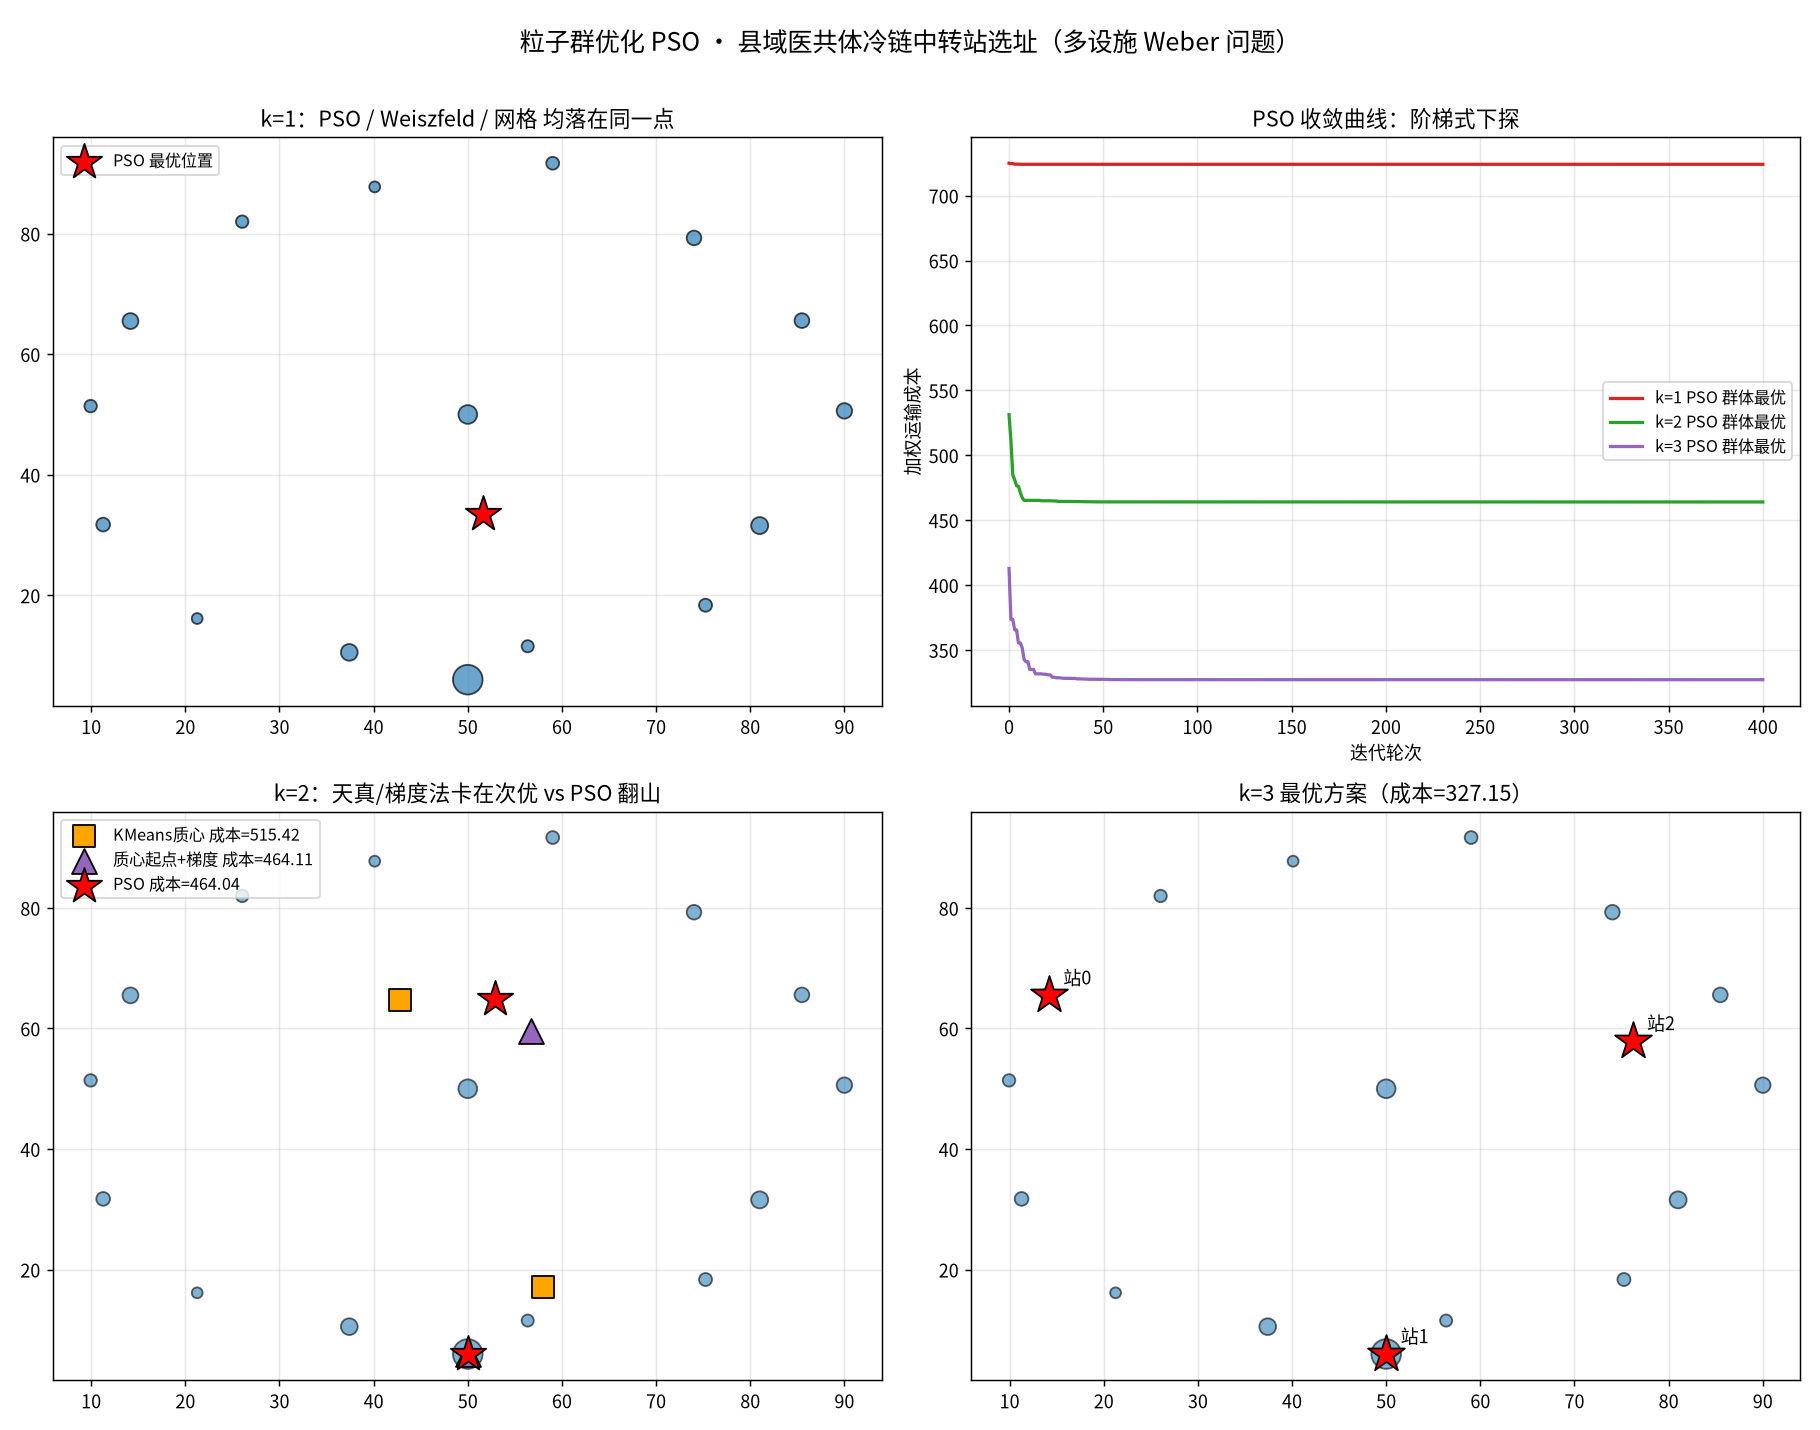

Recreate this plot in Python.
# -*- coding: utf-8 -*-
"""
subject: mathematical-modeling
level:   L5 算法（元启发式 / 群体智能）
anchor:  Day44 - 粒子群优化 PSO：县域医共体冷链中转站连续选址（多设施 Weber 问题）
goal:    用连续型群体智能算法 PSO，求解"k 个中转站选址使加权运输距离最小"的非凸多峰
         连续优化问题；并与梯度类方法、多起点局部搜索、以及 k=1 时的 Weiszfeld 解析迭代
         交叉验证，讲清"梯度走不出去、PSO 能翻山"的机制差异。

运行：cd /home/ubuntu/Note && ./.venv/bin/python "Mathematical_Modeling/08 - Python/daily/2026-10-13/pso_facility_location.py"
"""

import os
import numpy as np
import matplotlib
matplotlib.use("Agg")
import matplotlib.pyplot as plt
from matplotlib import font_manager

# ---------------------------------------------------------------- 中文字体
def setup_cjk_font():
    """注册系统 CJK 字体，避免图中中文乱码（Noto Sans CJK / 文泉驿）。"""
    candidates = [
        "/usr/share/fonts/opentype/noto/NotoSansCJK-Regular.ttc",
        "/usr/share/fonts/truetype/wqy/wqy-zenhei.ttc",
    ]
    for path in candidates:
        if os.path.exists(path):
            font_manager.fontManager.addfont(path)
            name = font_manager.FontProperties(fname=path).get_name()
            plt.rcParams["font.sans-serif"] = [name]
            plt.rcParams["axes.unicode_minus"] = False
            return name
    plt.rcParams["axes.unicode_minus"] = False
    return None


# ---------------------------------------------------------------- 问题数据
def make_demand_points(seed=7):
    """20 个村卫生室的坐标（km）与疫苗需求权重。

    刻意设计成 3 个"聚落 + 一个远处孤点"的簇状分布：
    局部最优极多（每个聚落中心都像"最优"），逼梯度类方法卡住。
    """
    rng = np.random.default_rng(seed)
    # 一个"环 + 圆心 + 孤点"的刻意地貌：
    # 难点在于：单一设施放圆心得".中间解"，放环上某个点会卡在局部最优;
    # 多设施时各站会"抢"同一个聚落，天真方法极易漏掉环上的点。
    angles = np.linspace(0, 2 * np.pi, 14, endpoint=False)
    ring = np.column_stack([50 + 40 * np.cos(angles), 50 + 40 * np.sin(angles)])
    ring += rng.normal(0, 2.0, ring.shape)
    core = np.array([[50.0, 50.0]])
    outlier = np.array([[50.0, 6.0]])   # 环下方的偏远重镇（需求大）
    pts = np.vstack([ring, core, outlier])
    wts = np.concatenate([
        rng.uniform(0.6, 1.6, size=len(ring)),   # 环上点权重小
        np.array([1.8]),                          # 圆心中权重
        np.array([4.5]),                          # 孤点大权重——拉偏重心
    ])
    return pts, wts


def total_cost(facilities, pts, wts):
    """加权运输成本 = Σ_i w_i · min_j ||x_i - c_j||₂（欧氏距离，km·需求单位）。

    facilities: shape (k, 2)
    """
    facilities = np.asarray(facilities, dtype=float).reshape(-1, 2)
    # (n, k) 距离矩阵
    d = np.linalg.norm(pts[:, None, :] - facilities[None, :, :], axis=2)
    return float(np.sum(wts * d.min(axis=1)))


# ---------------------------------------------------------------- 主角：PSO
def pso_facility_location(pts, wts, k, n_particles=60, iters=400,
                          w=0.72, c1=1.49445, c2=1.49445, seed=0,
                          bounds=(0.0, 100.0)):
    """粒子群优化：k 个中转站连续选址。

    每个粒子 = 一个 k×2 的坐标摊平成长度 2k 的向量（位置）。
    速度按标准 PSO 更新：v ← w·v + c1·r1·(pbest-x) + c2·r2·(gbest-x)。
    pbest = 粒子历史最优（个体经验），gbest = 群体历史最优（集体经验）。
    """
    rng = np.random.default_rng(seed)
    lo, hi = bounds
    dim = 2 * k

    # 初始化：位置在界内均匀撒点，速度取界宽的 10%
    x = rng.uniform(lo, hi, size=(n_particles, dim))
    v = rng.uniform(-0.1, 0.1, size=(n_particles, dim)) * (hi - lo)

    # 评估初始适应度
    fit = np.array([total_cost(x[i].reshape(k, 2), pts, wts) for i in range(n_particles)])
    pbest = x.copy()
    pbest_fit = fit.copy()
    g_idx = int(np.argmin(pbest_fit))
    gbest = pbest[g_idx].copy()
    gbest_fit = float(pbest_fit[g_idx])

    history = [gbest_fit]           # 每轮记录群体最优（收敛曲线）
    for _ in range(iters):
        r1 = rng.random((n_particles, dim))
        r2 = rng.random((n_particles, dim))
        v = w * v + c1 * r1 * (pbest - x) + c2 * r2 * (gbest[None, :] - x)
        # 限速，防止粒子"飞出太阳系"
        v_max = 0.2 * (hi - lo)
        v = np.clip(v, -v_max, v_max)
        x = np.clip(x + v, lo, hi)      # 触界则吸附在边界

        fit = np.array([total_cost(x[i].reshape(k, 2), pts, wts) for i in range(n_particles)])
        improved = fit < pbest_fit
        pbest[improved] = x[improved]
        pbest_fit[improved] = fit[improved]
        g_idx = int(np.argmin(pbest_fit))
        if pbest_fit[g_idx] < gbest_fit:
            gbest_fit = float(pbest_fit[g_idx])
            gbest = pbest[g_idx].copy()
        history.append(gbest_fit)

    return gbest.reshape(k, 2), gbest_fit, np.array(history)


# ---------------------------------------------------------------- 独立裁判
def weiszfeld_k1(pts, wts, iters=2000, tol=1e-12):
    """k=1 的经典解析迭代法（Weiszfeld 算法）——给单设施问题一个"真值"。"""
    x = np.average(pts, axis=0, weights=wts)
    for _ in range(iters):
        d = np.linalg.norm(pts - x, axis=1)
        d = np.maximum(d, 1e-12)
        ratio = wts / d
        x_new = np.sum(pts * ratio[:, None], axis=0) / np.sum(ratio)
        if np.linalg.norm(x_new - x) < tol:
            x = x_new
            break
        x = x_new
    return x


def brute_force_grid_k(pts, wts, k, grid=60):
    """网格暴力枚举（独立裁判）：
    对 k 个站点做全组合网格搜索，得到该分辨率下的"准全局最优"。
    规模 = C(grid^2, k) 太大，故只对 k=1 全网格、k>=2 用粗网格 + 组合抽样。
    """
    g = np.linspace(0, 100, grid)
    GX, GY = np.meshgrid(g, g)
    cells = np.column_stack([GX.ravel(), GY.ravel()])
    if k == 1:
        best, bx = np.inf, None
        for c in cells:
            val = total_cost(c.reshape(1, 2), pts, wts)
            if val < best:
                best, bx = val, c
        return bx.reshape(1, 2), best
    # k>=2：网格点上随机组合采样（Monte-Carlo 式粗裁判，只作下界参照）
    rng = np.random.default_rng(123)
    best, bx = np.inf, None
    for _ in range(200000):
        idx = rng.choice(len(cells), size=k, replace=False)
        cand = cells[idx]
        val = total_cost(cand, pts, wts)
        if val < best:
            best, bx = val, cand
    return bx, best


def multistart_local(pts, wts, k, n_starts=60, seed=1, maxiter=2000, method="Nelder-Mead"):
    """对照：多次随机起点 + 局部搜索，模拟"梯度类/局部"方法。

    n_starts / maxiter 是"计算预算"：预算小 → 局部方法容易被非凸地形困住。
    method="L-BFGS-B" 时用数值梯度，代表 Day33 讲过的拟牛顿法（真·梯度类）。
    """
    from scipy.optimize import minimize
    rng = np.random.default_rng(seed)
    best, bx = np.inf, None
    for _ in range(n_starts):
        x0 = rng.uniform(0, 100, size=2 * k)
        opts = {"maxiter": maxiter}
        if method == "Nelder-Mead":
            opts.update({"xatol": 1e-4, "fatol": 1e-4})
        res = minimize(lambda z: total_cost(z.reshape(k, 2), pts, wts), x0,
                       method=method, options=opts)
        # 局部方法也要保证解不离边界
        xb = np.clip(res.x, 0, 100)
        fv = total_cost(xb.reshape(k, 2), pts, wts)
        if fv < best:
            best, bx = float(fv), xb.reshape(k, 2)
    return bx, best


def kmeans_centroid_heuristic(pts, wts, k, seed=0, n_restart=3):
    """天真方案：把需求点按"加权 KMeans"聚成 k 簇、各站建在簇质心。
    这是很多人第一反应的做法，但它只在"簇结构干净"时才对——
    本课实例里它会漏掉孤点/远簇，成本明显偏高。
    """
    from sklearn.cluster import KMeans
    best, bx = np.inf, None
    for s in range(n_restart):
        km = KMeans(n_clusters=k, n_init=1, random_state=seed + s)
        km.fit(pts, sample_weight=wts)
        val = total_cost(km.cluster_centers_, pts, wts)
        if val < best:
            best, bx = float(val), km.cluster_centers_
    return bx, best


# ---------------------------------------------------------------- 主流程
def main():
    font = setup_cjk_font()
    print(f"[字体] 使用中文字体：{font}")

    pts, wts = make_demand_points(seed=7)
    n = len(pts)
    print(f"需求点数 n = {n}；总需求权重 = {wts.sum():.2f}")

    results = {}

    # ---------- k = 1：单设施（有 Weiszfeld 真值可比） ----------
    k = 1
    fac_pso, cost_pso, hist_pso = pso_facility_location(pts, wts, k, seed=0)
    fac_w, cost_w = weiszfeld_k1(pts, wts), None
    cost_w = total_cost(fac_w.reshape(1, 2), pts, wts)
    fac_grid, cost_grid = brute_force_grid_k(pts, wts, k, grid=200)
    print("\n===== k = 1（单中转站）=====")
    print(f"[PSO]       成本 = {cost_pso:.4f}  位置 = {np.round(fac_pso.ravel(), 3)}")
    print(f"[Weiszfeld] 成本 = {cost_w:.4f}  位置 = {np.round(fac_w, 3)}")
    print(f"[网格暴力]  成本 = {cost_grid:.4f}  位置 = {np.round(fac_grid.ravel(), 3)}")
    results["k1"] = dict(pso=(fac_pso, cost_pso, hist_pso),
                         weiszfeld=(fac_w.reshape(1, 2), cost_w),
                         grid=(fac_grid, cost_grid))

    # ---------- k = 2：两设施（多峰，局部/天真方法易卡） ----------
    k = 2
    # 只给少量起点的局部搜索（"预算受限"的局部方法）
    fac_loc, cost_loc = multistart_local(pts, wts, k, n_starts=3, seed=1, maxiter=400)
    fac_one, cost_one = multistart_local(pts, wts, k, n_starts=1, seed=9, maxiter=400)
    fac_grad, cost_grad = multistart_local(pts, wts, k, n_starts=1, seed=9, maxiter=400,
                                           method="L-BFGS-B")
    fac_km, cost_km = kmeans_centroid_heuristic(pts, wts, k, seed=0)
    # 现实中最常见的做法：用天真的 KMeans 质心当起点，再开梯度法“微调”。
    # 结果：梯度法被锁在KMeans解附近，只能小改进——这就是局部方法的"真坑"。
    from scipy.optimize import minimize as _min
    _r = _min(lambda z: total_cost(z.reshape(k, 2), pts, wts), fac_km.ravel(),
              method="L-BFGS-B", options={"maxiter": 800})
    _x = np.clip(_r.x, 0, 100)
    fac_grad2, cost_grad2 = _x.reshape(k, 2), total_cost(_x.reshape(k, 2), pts, wts)
    fac_pso2, cost_pso2, hist2 = pso_facility_location(pts, wts, k, seed=3)
    fac_ref, cost_ref = brute_force_grid_k(pts, wts, k)
    print("\n===== k = 2（两座中转站）=====")
    print(f"[KMeans 质心]  成本 = {cost_km:.4f}  位置 = {np.round(fac_km, 3).tolist()}")
    print(f"[KMeans起点+梯度微调] 成本 = {cost_grad2:.4f}  位置 = {np.round(fac_grad2, 3).tolist()}")
    print(f"[单起点梯度(L-BFGS)] 成本 = {cost_grad:.4f}  位置 = {np.round(fac_grad, 3).tolist()}")
    print(f"[单起点局部]   成本 = {cost_one:.4f}  位置 = {np.round(fac_one, 3).tolist()}")
    print(f"[局部搜索 x3]  成本 = {cost_loc:.4f}  位置 = {np.round(fac_loc, 3).tolist()}")
    print(f"[PSO]          成本 = {cost_pso2:.4f}  位置 = {np.round(fac_pso2, 3).tolist()}")
    print(f"[网格粗裁判]   成本 = {cost_ref:.4f}")
    results["k2"] = dict(km=(fac_km, cost_km), grad2=(fac_grad2, cost_grad2),
                         grad=(fac_grad, cost_grad),
                         one=(fac_one, cost_one), local=(fac_loc, cost_loc),
                         pso=(fac_pso2, cost_pso2, hist2), ref=(fac_ref, cost_ref))

    # ---------- k = 3：四簇结构，PSO 优势更明显 ----------
    k = 3
    fac_km3, cost_km3 = kmeans_centroid_heuristic(pts, wts, k, seed=0)
    fac_loc3, cost_loc3 = multistart_local(pts, wts, k, n_starts=3, seed=2, maxiter=400)
    fac_pso3, cost_pso3, hist3 = pso_facility_location(pts, wts, k, seed=5)
    print("\n===== k = 3（三座中转站）=====")
    print(f"[KMeans 质心]  成本 = {cost_km3:.4f}")
    print(f"[局部搜索 x3]  成本 = {cost_loc3:.4f}")
    print(f"[PSO]          成本 = {cost_pso3:.4f}  位置 = {np.round(fac_pso3, 3).tolist()}")
    results["k3"] = dict(km=(fac_km3, cost_km3), local=(fac_loc3, cost_loc3),
                         pso=(fac_pso3, cost_pso3, hist3))

    # ---------- 鲁棒性：PSO 多次独立运行 ----------
    print("\n===== 鲁棒性（k=2，PSO 独立运行 20 次）=====")
    runs = [pso_facility_location(pts, wts, 2, seed=s)[1] for s in range(20)]
    runs = np.array(runs)
    print(f"最好 {runs.min():.4f} / 最差 {runs.max():.4f} / 均值 {runs.mean():.4f} / 标准差 {runs.std():.4f}")
    print(f"自身浮动 {(runs.max()-runs.min())/runs.mean()*100:.2f}%")
    results["robust"] = runs

    # ---------- 断言 ----------
    assert cost_pso <= cost_grid * 1.001, "PSO(单设施) 不应明显劣于网格暴力"
    assert abs(cost_pso - cost_w) / cost_w < 0.01, "PSO 单设施应与 Weiszfeld 一致(1%内)"
    assert cost_pso2 <= cost_loc + 1e-6, "PSO(两设施) 不应劣于局部搜索"
    assert cost_pso2 < cost_grad2, "PSO 应优于‘KMeans起点+梯度微调’（否则’翻山’教学点落空）"
    assert cost_pso2 < cost_km, "PSO(两设施) 应优于天真的 KMeans 质心方案"
    assert cost_pso2 <= cost_one + 1e-6, "PSO(两设施) 不应劣于单起点局部搜索"
    assert cost_pso2 <= cost_ref * 1.01, "PSO(两设施) 不应明显劣于粗裁判"
    assert cost_pso3 <= cost_loc3 + 1e-6, "PSO(三设施) 不应劣于局部搜索"
    assert cost_pso3 < cost_km3, "PSO(三设施) 应优于 KMeans 质心方案"
    assert results["robust"].max() <= results["robust"].mean() * 1.05, "PSO 多次运行应稳定"
    print("\n[断言] 全部通过 ✔")

    # ---------------------------------------------------------------- 画图
    fig, axes = plt.subplots(2, 2, figsize=(14, 11))

    # 左上：单设施 —— PSO 位置 + Weiszfeld + 网格最优
    ax = axes[0, 0]
    ax.scatter(pts[:, 0], pts[:, 1], s=wts * 60, c="#2c7fb8", alpha=0.7, edgecolor="k", zorder=3)
    f1 = results["k1"]["pso"][0][0]
    ax.scatter(*f1, marker="*", s=420, c="red", edgecolor="k", zorder=5, label="PSO 最优位置")
    ax.set_title("k=1：PSO / Weiszfeld / 网格 均落在同一点", fontsize=12)
    ax.legend(loc="upper left", fontsize=9)
    ax.grid(alpha=0.3)

    # 右上：收敛曲线（k=1,2,3）
    ax = axes[0, 1]
    for k, key, color in [(1, "k1", "#d62728"), (2, "k2", "#2ca02c"), (3, "k3", "#9467bd")]:
        hist = results[key]["pso"][2]
        ax.plot(hist, color=color, lw=1.8, label=f"k={k} PSO 群体最优")
    ax.set_xlabel("迭代轮次"); ax.set_ylabel("加权运输成本")
    ax.set_title("PSO 收敛曲线：阶梯式下探", fontsize=12)
    ax.legend(fontsize=9); ax.grid(alpha=0.3)

    # 左下：k=2 —— KMeans质心/局部搜索 vs PSO
    ax = axes[1, 0]
    ax.scatter(pts[:, 0], pts[:, 1], s=wts * 60, c="#2c7fb8", alpha=0.6, edgecolor="k", zorder=3)
    fk = results["k2"]["km"][0]
    fg = results["k2"]["grad2"][0]
    fp = results["k2"]["pso"][0]
    ax.scatter(fk[:, 0], fk[:, 1], marker="s", s=150, c="orange", edgecolor="k",
               zorder=4, label=f"KMeans质心 成本={results['k2']['km'][1]:.2f}")
    ax.scatter(fg[:, 0], fg[:, 1], marker="^", s=190, c="#9467bd", edgecolor="k",
               zorder=4, label=f"质心起点+梯度 成本={results['k2']['grad2'][1]:.2f}")
    ax.scatter(fp[:, 0], fp[:, 1], marker="*", s=420, c="red", edgecolor="k",
               zorder=5, label=f"PSO 成本={results['k2']['pso'][1]:.2f}")
    ax.set_title("k=2：天真/梯度法卡在次优 vs PSO 翻山", fontsize=12)
    ax.legend(loc="upper left", fontsize=9); ax.grid(alpha=0.3)

    # 右下：k=3 方案
    ax = axes[1, 1]
    ax.scatter(pts[:, 0], pts[:, 1], s=wts * 60, c="#2c7fb8", alpha=0.6, edgecolor="k", zorder=3)
    fp3 = results["k3"]["pso"][0]
    ax.scatter(fp3[:, 0], fp3[:, 1], marker="*", s=460, c="red", edgecolor="k", zorder=5)
    for i, (x, y) in enumerate(fp3):
        ax.annotate(f"站{i}", (x, y), textcoords="offset points", xytext=(8, 6), fontsize=10)
    ax.set_title(f"k=3 最优方案（成本={results['k3']['pso'][1]:.2f}）", fontsize=12)
    ax.grid(alpha=0.3)

    fig.suptitle("粒子群优化 PSO · 县域医共体冷链中转站选址（多设施 Weber 问题）", fontsize=14)
    fig.tight_layout(rect=[0, 0, 1, 0.97])
    out = os.path.join(os.path.dirname(os.path.abspath(__file__)), "pso_facility_location.png")
    fig.savefig(out, dpi=130)
    print(f"\n[图] 已保存 -> {out}")

    return results


if __name__ == "__main__":
    main()
